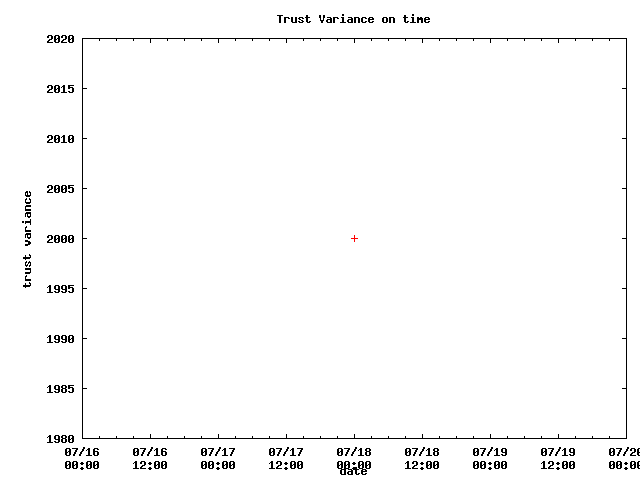

Write gnuplot code to recreate this figure.
#!/usr/bin/env gnuplot
# Title: Trust Variance on time
# Date: Mon Jan 26 17:24:46 2009
# Network: Advogato
# >>> trustAverage( fromdate, todate, dpath, noObserver=False )

set title "Trust Variance on time"
set data style linespoint
set xlabel "date"
set ylabel "trust variance"
set xdata time
set timefmt "%Y-%m-%d"
set terminal png
set output "trustVariance.png"
plot "-" using 1:2 title ""
2000-07-18 
2000-08-11 
2002-05-13 
2008-11-16 
2008-12-31 
e
